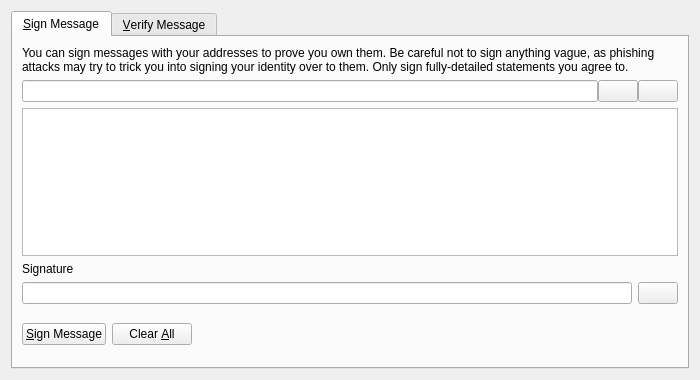
<?xml version="1.0" encoding="UTF-8"?>
<ui version="4.0">
 <class>SignVerifyMessageDialog</class>
 <widget class="QDialog" name="SignVerifyMessageDialog">
  <property name="geometry">
   <rect>
    <x>0</x>
    <y>0</y>
    <width>700</width>
    <height>380</height>
   </rect>
  </property>
  <property name="windowTitle">
   <string>Signatures - Sign / Verify a Message</string>
  </property>
  <property name="modal">
   <bool>true</bool>
  </property>
  <layout class="QVBoxLayout" name="verticalLayout">
   <item>
    <widget class="QTabWidget" name="tabWidget">
     <property name="currentIndex">
      <number>0</number>
     </property>
     <widget class="QWidget" name="tabSignMessage">
      <attribute name="title">
       <string>&amp;Sign Message</string>
      </attribute>
      <layout class="QVBoxLayout" name="verticalLayout_SM">
       <item>
        <widget class="QLabel" name="infoLabel_SM">
         <property name="text">
          <string>You can sign messages with your addresses to prove you own them. Be careful not to sign anything vague, as phishing attacks may try to trick you into signing your identity over to them. Only sign fully-detailed statements you agree to.</string>
         </property>
         <property name="textFormat">
          <enum>Qt::PlainText</enum>
         </property>
         <property name="wordWrap">
          <bool>true</bool>
         </property>
        </widget>
       </item>
       <item>
        <layout class="QHBoxLayout" name="horizontalLayout_1_SM">
         <property name="spacing">
          <number>0</number>
         </property>
         <item>
          <widget class="QValidatedLineEdit" name="addressIn_SM">
           <property name="toolTip">
            <string>The address to sign the message with (e.g. 4Zo1ga6xuKuQ7JV7M9rGDoxdbYwV5zgQJ5)</string>
           </property>
           <property name="maxLength">
            <number>34</number>
           </property>
          </widget>
         </item>
         <item>
          <widget class="QPushButton" name="addressBookButton_SM">
           <property name="toolTip">
            <string>Choose an address from the address book</string>
           </property>
           <property name="text">
            <string/>
           </property>
           <property name="icon">
            <iconset resource="../bitcoin.qrc">
             <normaloff>:/icons/address-book</normaloff>:/icons/address-book</iconset>
           </property>
           <property name="shortcut">
            <string>Alt+A</string>
           </property>
           <property name="autoDefault">
            <bool>false</bool>
           </property>
          </widget>
         </item>
         <item>
          <widget class="QPushButton" name="pasteButton_SM">
           <property name="toolTip">
            <string>Paste address from clipboard</string>
           </property>
           <property name="text">
            <string/>
           </property>
           <property name="icon">
            <iconset resource="../bitcoin.qrc">
             <normaloff>:/icons/editpaste</normaloff>:/icons/editpaste</iconset>
           </property>
           <property name="shortcut">
            <string>Alt+P</string>
           </property>
           <property name="autoDefault">
            <bool>false</bool>
           </property>
          </widget>
         </item>
        </layout>
       </item>
       <item>
        <widget class="QPlainTextEdit" name="messageIn_SM">
         <property name="toolTip">
          <string>Enter the message you want to sign here</string>
         </property>
        </widget>
       </item>
       <item>
        <widget class="QLabel" name="signatureLabel_SM">
         <property name="text">
          <string>Signature</string>
         </property>
         <property name="textFormat">
          <enum>Qt::PlainText</enum>
         </property>
        </widget>
       </item>
       <item>
        <layout class="QHBoxLayout" name="horizontalLayout_2_SM">
         <property name="spacing">
         </property>
         <item>
          <widget class="QLineEdit" name="signatureOut_SM">
           <property name="font">
            <font>
             <italic>true</italic>
            </font>
           </property>
           <property name="readOnly">
            <bool>true</bool>
           </property>
          </widget>
         </item>
         <item>
          <widget class="QPushButton" name="copySignatureButton_SM">
           <property name="toolTip">
            <string>Copy the current signature to the system clipboard</string>
           </property>
           <property name="text">
            <string/>
           </property>
           <property name="icon">
            <iconset resource="../bitcoin.qrc">
             <normaloff>:/icons/editcopy</normaloff>:/icons/editcopy</iconset>
           </property>
           <property name="autoDefault">
            <bool>false</bool>
           </property>
          </widget>
         </item>
        </layout>
       </item>
       <item>
        <layout class="QHBoxLayout" name="horizontalLayout_3_SM">
         <item>
          <widget class="QPushButton" name="signMessageButton_SM">
           <property name="toolTip">
            <string>Sign the message to prove you own this ColossusCoin address</string>
           </property>
           <property name="text">
            <string>&amp;Sign Message</string>
           </property>
           <property name="icon">
            <iconset resource="../bitcoin.qrc">
             <normaloff>:/icons/edit</normaloff>:/icons/edit</iconset>
           </property>
           <property name="autoDefault">
            <bool>false</bool>
           </property>
          </widget>
         </item>
         <item>
          <widget class="QPushButton" name="clearButton_SM">
           <property name="toolTip">
            <string>Reset all sign message fields</string>
           </property>
           <property name="text">
            <string>Clear &amp;All</string>
           </property>
           <property name="icon">
            <iconset resource="../bitcoin.qrc">
             <normaloff>:/icons/remove</normaloff>:/icons/remove</iconset>
           </property>
           <property name="autoDefault">
            <bool>false</bool>
           </property>
          </widget>
         </item>
         <item>
          <spacer name="horizontalSpacer_1_SM">
           <property name="orientation">
            <enum>Qt::Horizontal</enum>
           </property>
           <property name="sizeHint" stdset="0">
            <size>
             <width>40</width>
             <height>48</height>
            </size>
           </property>
          </spacer>
         </item>
         <item>
          <widget class="QLabel" name="statusLabel_SM">
           <property name="font">
            <font>
             <weight>75</weight>
             <bold>true</bold>
            </font>
           </property>
           <property name="text">
            <string/>
           </property>
           <property name="wordWrap">
            <bool>true</bool>
           </property>
          </widget>
         </item>
         <item>
          <spacer name="horizontalSpacer_2_SM">
           <property name="orientation">
            <enum>Qt::Horizontal</enum>
           </property>
           <property name="sizeHint" stdset="0">
            <size>
             <width>40</width>
             <height>48</height>
            </size>
           </property>
          </spacer>
         </item>
        </layout>
       </item>
      </layout>
     </widget>
     <widget class="QWidget" name="tabVerifyMessage">
      <attribute name="title">
       <string>&amp;Verify Message</string>
      </attribute>
      <layout class="QVBoxLayout" name="verticalLayout_VM">
       <item>
        <widget class="QLabel" name="infoLabel_VM">
         <property name="text">
          <string>Enter the signing address, message (ensure you copy line breaks, spaces, tabs, etc. exactly) and signature below to verify the message. Be careful not to read more into the signature than what is in the signed message itself, to avoid being tricked by a man-in-the-middle attack.</string>
         </property>
         <property name="textFormat">
          <enum>Qt::PlainText</enum>
         </property>
         <property name="alignment">
          <set>Qt::AlignLeading|Qt::AlignLeft|Qt::AlignTop</set>
         </property>
         <property name="wordWrap">
          <bool>true</bool>
         </property>
        </widget>
       </item>
       <item>
        <layout class="QHBoxLayout" name="horizontalLayout_1_VM">
         <property name="spacing">
          <number>0</number>
         </property>
         <item>
          <widget class="QValidatedLineEdit" name="addressIn_VM">
           <property name="toolTip">
            <string>The address the message was signed with (e.g. 4Zo1ga6xuKuQ7JV7M9rGDoxdbYwV5zgQJ5)</string>
           </property>
           <property name="maxLength">
            <number>34</number>
           </property>
          </widget>
         </item>
         <item>
          <widget class="QPushButton" name="addressBookButton_VM">
           <property name="toolTip">
            <string>Choose an address from the address book</string>
           </property>
           <property name="text">
            <string/>
           </property>
           <property name="icon">
            <iconset resource="../bitcoin.qrc">
             <normaloff>:/icons/address-book</normaloff>:/icons/address-book</iconset>
           </property>
           <property name="shortcut">
            <string>Alt+A</string>
           </property>
           <property name="autoDefault">
            <bool>false</bool>
           </property>
          </widget>
         </item>
        </layout>
       </item>
       <item>
        <widget class="QPlainTextEdit" name="messageIn_VM"/>
       </item>
       <item>
        <widget class="QValidatedLineEdit" name="signatureIn_VM"/>
       </item>
       <item>
        <layout class="QHBoxLayout" name="horizontalLayout_2_VM">
         <item>
          <widget class="QPushButton" name="verifyMessageButton_VM">
           <property name="toolTip">
            <string>Verify the message to ensure it was signed with the specified ColossusCoin address</string>
           </property>
           <property name="text">
            <string>&amp;Verify Message</string>
           </property>
           <property name="icon">
            <iconset resource="../bitcoin.qrc">
             <normaloff>:/icons/transaction_0</normaloff>:/icons/transaction_0</iconset>
           </property>
           <property name="autoDefault">
            <bool>false</bool>
           </property>
          </widget>
         </item>
         <item>
          <widget class="QPushButton" name="clearButton_VM">
           <property name="toolTip">
            <string>Reset all verify message fields</string>
           </property>
           <property name="text">
            <string>Clear &amp;All</string>
           </property>
           <property name="icon">
            <iconset resource="../bitcoin.qrc">
             <normaloff>:/icons/remove</normaloff>:/icons/remove</iconset>
           </property>
           <property name="autoDefault">
            <bool>false</bool>
           </property>
          </widget>
         </item>
         <item>
          <spacer name="horizontalSpacer_1_VM">
           <property name="orientation">
            <enum>Qt::Horizontal</enum>
           </property>
           <property name="sizeHint" stdset="0">
            <size>
             <width>40</width>
             <height>48</height>
            </size>
           </property>
          </spacer>
         </item>
         <item>
          <widget class="QLabel" name="statusLabel_VM">
           <property name="font">
            <font>
             <weight>75</weight>
             <bold>true</bold>
            </font>
           </property>
           <property name="text">
            <string/>
           </property>
           <property name="wordWrap">
            <bool>true</bool>
           </property>
          </widget>
         </item>
         <item>
          <spacer name="horizontalSpacer_2_VM">
           <property name="orientation">
            <enum>Qt::Horizontal</enum>
           </property>
           <property name="sizeHint" stdset="0">
            <size>
             <width>40</width>
             <height>48</height>
            </size>
           </property>
          </spacer>
         </item>
        </layout>
       </item>
      </layout>
     </widget>
    </widget>
   </item>
  </layout>
 </widget>
 <customwidgets>
  <customwidget>
   <class>QValidatedLineEdit</class>
   <extends>QLineEdit</extends>
   <header>qvalidatedlineedit.h</header>
  </customwidget>
 </customwidgets>
 <resources>
  <include location="../bitcoin.qrc"/>
 </resources>
 <connections/>
</ui>
